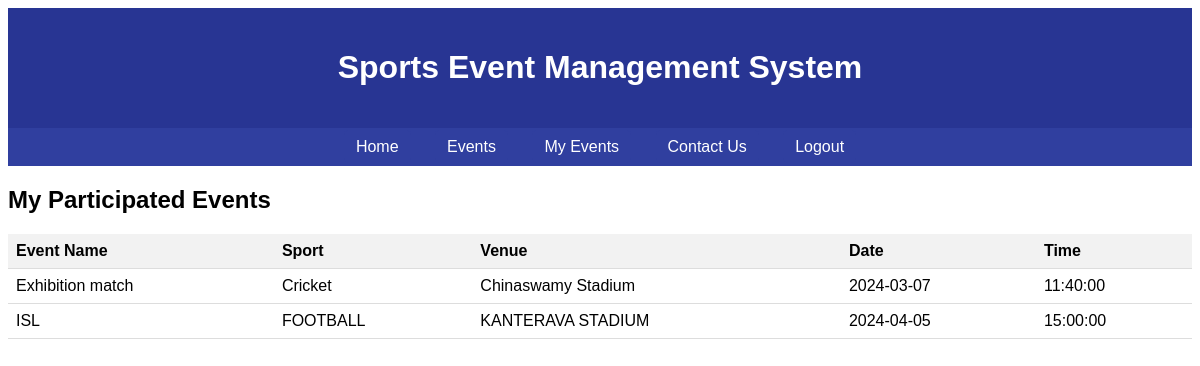
Screenshot of /myevents.php (signed in) with the database file from the repository.
### tables this page shows
CREATE TABLE `events` (
  `event_id` int(11) NOT NULL,
  `event_name` varchar(250) NOT NULL,
  `sport_id` int(11) DEFAULT NULL,
  `venue_id` int(11) DEFAULT NULL,
  `event_date` date DEFAULT NULL,
  `event_time` time DEFAULT NULL
);

CREATE TABLE `sports` (
  `sport_id` int(11) NOT NULL,
  `sport_name` varchar(255) NOT NULL,
  `image_path` varchar(255) DEFAULT NULL,
  `category` enum('esport','sport') NOT NULL
);

CREATE TABLE `venues` (
  `venue_id` int(11) NOT NULL,
  `venue_name` varchar(100) DEFAULT NULL,
  `city` varchar(100) DEFAULT NULL,
  `image_path` varchar(250) NOT NULL
);

### myevents.php (the view, shortened to what this page needs)
<!DOCTYPE html>
<html lang="en">
<head>
</head>
<body>
<header>
        <h1>Sports Event Management System</h1>
    </header>
    <nav>
        <a href="user.php">Home</a>
        <a href="userevents.php">Events</a>
        <a href="myevents.php">My Events</a>
        <a href="contactus.php">Contact Us</a>
        <a href="login.php?logout=true">Logout</a>
    </nav>
    <h2>My Participated Events</h2>
<?php
$user_id = $_SESSION['user_id'];
include 'config.php';
$sql = "SELECT events.*, sports.sport_name, venues.venue_name
        FROM events
        JOIN participants ON events.event_id = participants.event_id
        JOIN sports ON events.sport_id = sports.sport_id
        JOIN venues ON events.venue_id = venues.venue_id
        WHERE participants.reg_id = ?";
$stmt = $conn->prepare($sql);
$stmt->bind_param("i", $user_id);
$stmt->execute();
$result = $stmt->get_result();
if ($result->num_rows > 0) {
    echo '<table>';
    echo '<tr><th>Event Name</th><th>Sport</th><th>Venue</th><th>Date</th><th>Time</th></tr>';
    while ($row = $result->fetch_assoc()) {
        echo '<tr>';
        echo '<td>' . $row['event_name'] . '</td>';
        echo '<td>' . $row['sport_name'] . '</td>';
        echo '<td>' . $row['venue_name'] . '</td>';
        echo '<td>' . $row['event_date'] . '</td>';
        echo '<td>' . $row['event_time'] . '</td>';
        echo '</tr>';
    }
    echo '</table>';
} else {
    echo '<p>No events found.</p>';
}
?>

### myevents.php (style rules this page uses)
body { font-family: Arial, sans-serif; }
header { background-color: #283593; color: #fff; padding: 20px; text-align: center; }
nav { background-color: #303f9f; color: #fff; padding: 10px; text-align: center; }
nav a { color: #fff; text-decoration: none; margin: 0 10px; background-color: #303f9f; padding: 8px 12px; border-radius: 5px; transition: background-color 0.3s ease; }
table { width: 100%; border-collapse: collapse; margin-bottom: 20px; }
th, td { padding: 8px; text-align: left; border-bottom: 1px solid #ddd; }
th { background-color: #f2f2f2; }

### rows the page displays
events: event_name "Exhibition match", sport.sport_name "Cricket", venue.venue_name "Chinaswamy Stadium", event_date "2024-03-07", event_time "11:40:00"
events: event_name "ISL", sport.sport_name "FOOTBALL", venue.venue_name "KANTERAVA STADIUM", event_date "2024-04-05", event_time "15:00:00"
